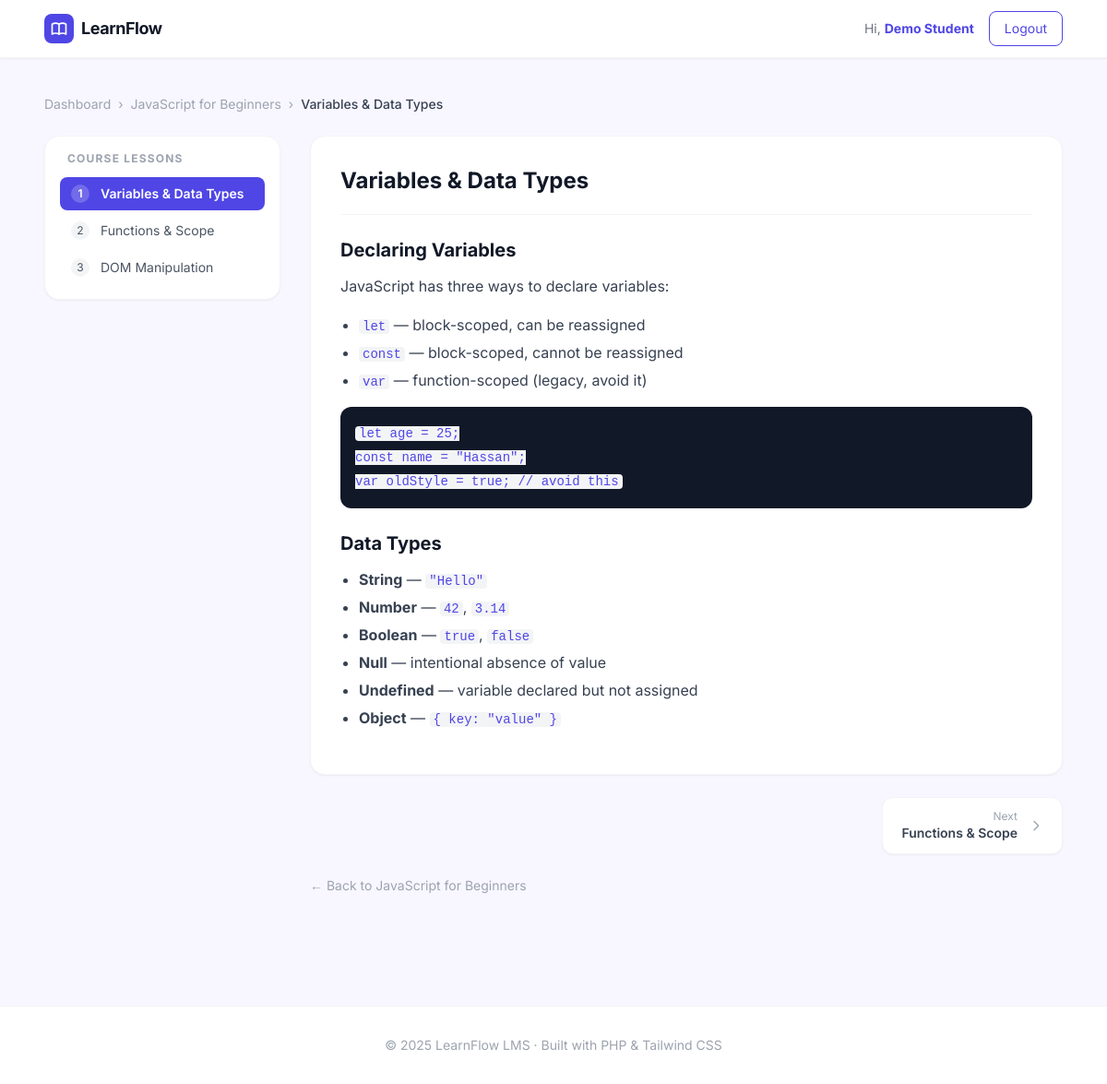
Screenshot of /lesson.php?id=4 (signed in) with the database file from the repository.
### tables this page shows
CREATE TABLE IF NOT EXISTS lessons (
    id          INT UNSIGNED AUTO_INCREMENT PRIMARY KEY,
    course_id   INT UNSIGNED NOT NULL,
    title       VARCHAR(255) NOT NULL,
    summary     VARCHAR(255) DEFAULT NULL,    
    content     LONGTEXT,                    
    sort_order  INT UNSIGNED DEFAULT 0,
    created_at  TIMESTAMP DEFAULT CURRENT_TIMESTAMP,
    FOREIGN KEY (course_id) REFERENCES courses(id) ON DELETE CASCADE
);

CREATE TABLE IF NOT EXISTS courses (
    id          INT UNSIGNED AUTO_INCREMENT PRIMARY KEY,
    title       VARCHAR(255) NOT NULL,
    description TEXT,
    created_at  TIMESTAMP DEFAULT CURRENT_TIMESTAMP
);

### lesson.php (the view, shortened to what this page needs)
<?php
require_once __DIR__ . '/includes/db.php';
require_once __DIR__ . '/includes/layout.php';
$lessonId = (int)($_GET['id'] ?? 0);
$stmt = $pdo->prepare("
    SELECT l.*, c.title AS course_title, c.id AS course_id
    FROM lessons l
    JOIN courses c ON c.id = l.course_id
    WHERE l.id = ?
");
$stmt->execute([$lessonId]);
$lesson = $stmt->fetch();
$nav = $pdo->prepare("
    SELECT id, title, sort_order FROM lessons
    WHERE course_id = ?
    ORDER BY sort_order ASC, id ASC
");
$nav->execute([$lesson['course_id']]);
$allLessons = $nav->fetchAll();
$currentIndex = array_search($lessonId, array_column($allLessons, 'id'));
$nextLesson   = $currentIndex < count($allLessons) - 1 ? $allLessons[$currentIndex + 1] : null;
?>
<main class="max-w-6xl mx-auto px-6 py-10">
  <nav class="mb-6 text-sm text-gray-400 flex items-center gap-2 flex-wrap">
    <a href="/lms/dashboard.php" class="hover:text-brand transition">Dashboard</a>
    <span>›</span>
    <a href="/lms/course.php?id=<?= $lesson['course_id'] ?>" class="hover:text-brand transition">
      <?= htmlspecialchars($lesson['course_title']) ?>
    </a>
    <span>›</span>
    <span class="text-gray-700 font-medium"><?= htmlspecialchars($lesson['title']) ?></span>
  </nav>
  <div class="flex gap-8">
    <aside class="hidden lg:block w-64 flex-shrink-0">
      <div class="bg-white rounded-2xl border border-gray-100 shadow-sm p-4 sticky top-20">
        <h3 class="text-xs font-bold text-gray-400 uppercase tracking-widest mb-3 px-2">
          Course Lessons
        </h3>
        <ul class="space-y-1">
          <?php foreach ($allLessons as $i => $l): ?>
            <li>
              <a href="/lms/lesson.php?id=<?= $l['id'] ?>"
                class="flex items-center gap-3 px-3 py-2 rounded-lg text-sm transition
                  <?= $l['id'] == $lessonId
                    ? 'bg-brand text-white font-semibold'
                    : 'text-gray-600 hover:bg-gray-50 hover:text-brand' ?>">
                <span class="w-5 h-5 rounded-full text-xs flex items-center justify-center flex-shrink-0
                  <?= $l['id'] == $lessonId ? 'bg-white/20' : 'bg-gray-100' ?>">
                  <?= $i + 1 ?>
                </span>
                <span class="truncate"><?= htmlspecialchars($l['title']) ?></span>
              </a>
            </li>
          <?php endforeach; ?>
        </ul>
      </div>
    </aside>
    <div class="flex-1 min-w-0">
      <div class="bg-white rounded-2xl border border-gray-100 shadow-sm p-8 mb-6">
        <h1 class="text-2xl font-bold text-gray-900 mb-6 pb-5 border-b border-gray-100">
          <?= htmlspecialchars($lesson['title']) ?>
        </h1>
        <div class="prose prose-sm max-w-none text-gray-700 leading-relaxed
            [&_h2]:text-xl [&_h2]:font-bold [&_h2]:text-gray-900 [&_h2]:mt-6 [&_h2]:mb-3
            [&_h3]:text-base [&_h3]:font-semibold [&_h3]:text-gray-800 [&_h3]:mt-4 [&_h3]:mb-2
            [&_p]:mb-4
            [&_ul]:list-disc [&_ul]:pl-5 [&_ul]:mb-4 [&_ul]:space-y-1
            [&_ol]:list-decimal [&_ol]:pl-5 [&_ol]:mb-4
            [&_code]:bg-gray-100 [&_code]:text-brand [&_code]:px-1 [&_code]:rounded [&_code]:text-sm
            [&_pre]:bg-gray-900 [&_pre]:text-gray-100 [&_pre]:p-4 [&_pre]:rounded-xl [&_pre]:overflow-x-auto [&_pre]:mb-4
            [&_blockquote]:border-l-4 [&_blockquote]:border-brand/40 [&_blockquote]:pl-4 [&_blockquote]:italic [&_blockquote]:text-gray-500">
          <?= $lesson['content'] ?>
        </div>
      </div>
      <div class="flex items-center justify-between gap-4">
        <div class="flex-1 flex justify-end">
          <?php if ($nextLesson): ?>
            <a href="/lms/lesson.php?id=<?= $nextLesson['id'] ?>"
              class="flex items-center gap-3 bg-white border border-gray-100 rounded-xl px-5 py-3 shadow-sm hover:border-brand hover:shadow-md transition group text-right">
              <div>
                <p class="text-xs text-gray-400">Next</p>
                <p class="text-sm font-semibold text-gray-700 group-hover:text-brand truncate max-w-[180px]">
                  <?= htmlspecialchars($nextLesson['title']) ?>
                </p>
              </div>
              <svg class="w-4 h-4 text-gray-400 group-hover:text-brand transition" fill="none" stroke="currentColor" viewBox="0 0 24 24">
                <path stroke-linecap="round" stroke-linejoin="round" stroke-width="2" d="M9 5l7 7-7 7"/>
              </svg>
            </a>
          <?php endif; ?>
        </div>
      </div>
      <div class="mt-6">
        <a href="/lms/course.php?id=<?= $lesson['course_id'] ?>" class="text-sm text-gray-400 hover:text-brand transition flex items-center gap-1">
          ← Back to <?= htmlspecialchars($lesson['course_title']) ?>
        </a>
      </div>
    </div>
  </div>
</main>

### includes/layout.php (style rules this page uses)
body { background-color: #F8F7FF; }

### rows the page displays
lessons: course.title "JavaScript for Beginners", title "Variables & Data Types", content "Declaring Variables JavaScript has three ways to declare variables: let — block-scoped, can be reassigned const — block-scoped, cannot be reassigned var — function-scoped (legacy, avoid it) let age = 25; const name = \"Hassan\"; var oldStyle = true; // avoid this Data Types String — \"Hello\" Number — 42 , 3.14 Boolean — true , false Null — intentional absence of value Undefined — variable declared but not assigned Object — { key: \"value\" }"
lessons: title "Functions & Scope"
lessons: title "DOM Manipulation"

### other values shown
$userName "Demo Student"
